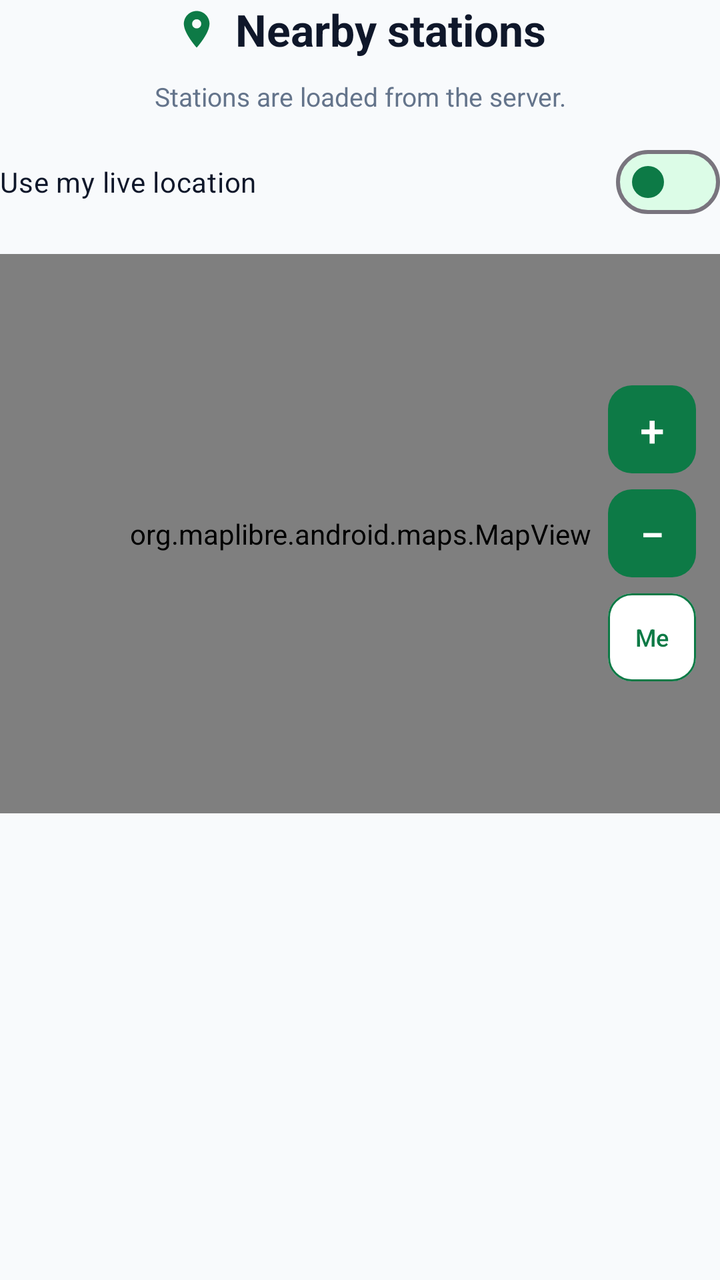
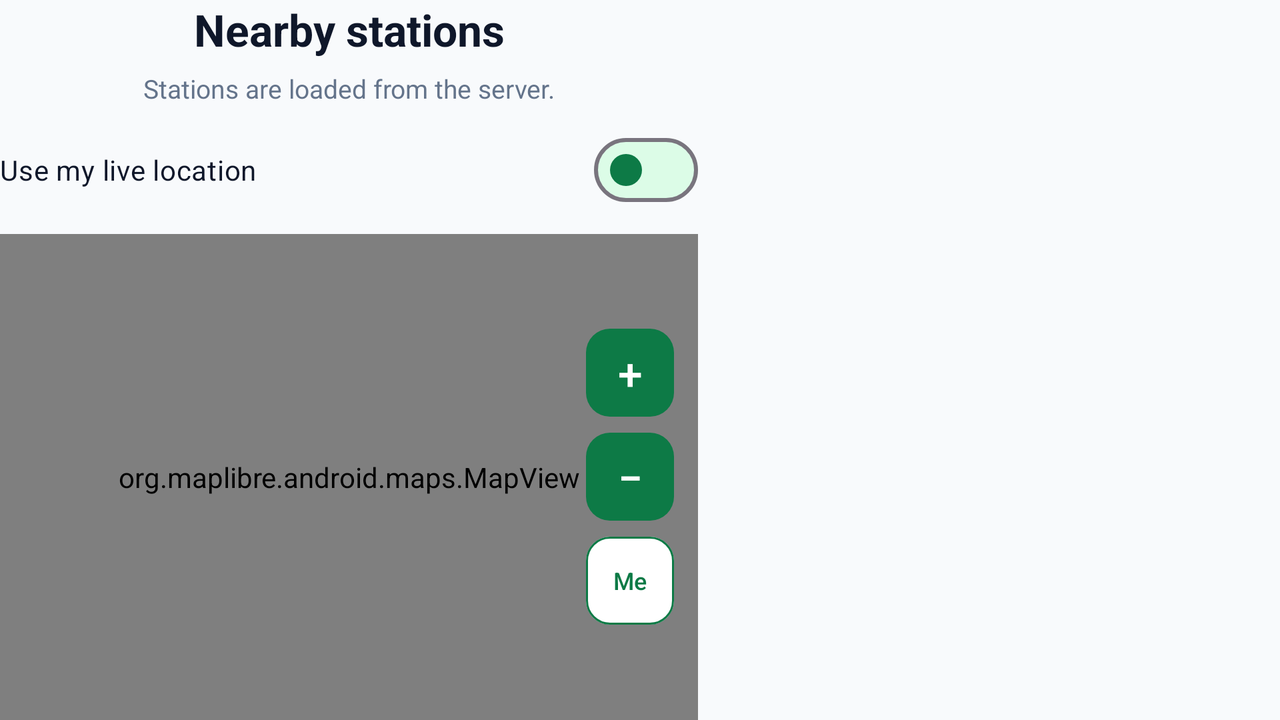

Two renders of one Android screen. The first uses the default layout on a phone; the second uses the alternative layout the repository ships for a different screen configuration, on a matching device. The two XML files are below.
<!-- AndroidManifest.xml: application theme Theme.SmartSolarMobileApp -->
<!-- res/layout/activity_map.xml -->
<?xml version="1.0" encoding="utf-8"?>
<LinearLayout xmlns:android="http://schemas.android.com/apk/res/android"
    xmlns:app="http://schemas.android.com/apk/res-auto"
    android:layout_width="match_parent"
    android:layout_height="match_parent"
    android:background="@color/solar_bg"
    android:orientation="vertical">

    <LinearLayout
        android:layout_width="match_parent"
        android:layout_height="wrap_content"
        android:gravity="center"
        android:orientation="horizontal"
        android:paddingBottom="4dp">

        <ImageView
            android:layout_width="22dp"
            android:layout_height="22dp"
            android:contentDescription="Map"
            android:src="@drawable/ic_map_pin"
            app:tint="@color/solar_green_primary" />

        <TextView
            android:layout_width="wrap_content"
            android:layout_height="wrap_content"
            android:layout_marginStart="8dp"
            android:gravity="center"
            android:text="Nearby stations"
            android:textColor="@color/solar_slate_dark"
            android:textSize="@dimen/title_text"
            android:textStyle="bold" />
    </LinearLayout>

    <TextView
        android:id="@+id/tv_map_note"
        android:layout_width="match_parent"
        android:layout_height="wrap_content"
        android:gravity="center"
        android:paddingTop="6dp"
        android:text="Stations are loaded from the server."
        android:textColor="@color/solar_slate_muted"
        android:textSize="13sp" />

    <com.google.android.material.materialswitch.MaterialSwitch
        android:id="@+id/switch_use_location"
        android:layout_width="match_parent"
        android:layout_height="wrap_content"
        android:layout_marginTop="10dp"
        android:checked="false"
        android:text="Use my live location"
        android:textColor="@color/solar_slate_dark"
        android:textSize="14sp"
        app:thumbTint="@color/solar_green_primary"
        app:trackTint="@color/solar_green_container" />

    <FrameLayout
        android:layout_width="match_parent"
        android:layout_height="0dp"
        android:layout_marginTop="12dp"
        android:layout_weight="1.2"
        android:minHeight="@dimen/map_min_height">

        <org.maplibre.android.maps.MapView
            android:id="@+id/map_stations"
            android:layout_width="match_parent"
            android:layout_height="match_parent" />

        <LinearLayout
            android:layout_width="wrap_content"
            android:layout_height="wrap_content"
            android:layout_gravity="end|center_vertical"
            android:layout_marginEnd="12dp"
            android:elevation="6dp"
            android:orientation="vertical">

            <com.google.android.material.button.MaterialButton
                android:id="@+id/btn_map_zoom_in"
                android:layout_width="44dp"
                android:layout_height="44dp"
                android:insetTop="0dp"
                android:insetBottom="0dp"
                android:padding="0dp"
                android:text="+"
                android:textColor="@color/white"
                android:textSize="22sp"
                app:backgroundTint="@color/solar_green_primary"
                app:cornerRadius="12dp" />

            <com.google.android.material.button.MaterialButton
                android:id="@+id/btn_map_zoom_out"
                android:layout_width="44dp"
                android:layout_height="44dp"
                android:layout_marginTop="8dp"
                android:insetTop="0dp"
                android:insetBottom="0dp"
                android:padding="0dp"
                android:text="−"
                android:textColor="@color/white"
                android:textSize="22sp"
                app:backgroundTint="@color/solar_green_primary"
                app:cornerRadius="12dp" />

            <com.google.android.material.button.MaterialButton
                android:id="@+id/btn_map_recenter"
                android:layout_width="44dp"
                android:layout_height="44dp"
                android:layout_marginTop="8dp"
                android:insetTop="0dp"
                android:insetBottom="0dp"
                android:padding="0dp"
                android:text="Me"
                android:textAllCaps="false"
                android:textColor="@color/solar_green_primary"
                android:textSize="12sp"
                app:backgroundTint="@color/white"
                app:cornerRadius="12dp"
                app:strokeColor="@color/solar_green_primary"
                app:strokeWidth="1dp" />
        </LinearLayout>
    </FrameLayout>

    <androidx.recyclerview.widget.RecyclerView
        android:id="@+id/rv_operator_stations"
        android:layout_width="match_parent"
        android:layout_height="0dp"
        android:layout_weight="1"
        android:clipToPadding="false"
        android:paddingTop="12dp"
        android:paddingBottom="4dp" />
</LinearLayout>
<!-- resources referenced by this layout -->
<resources>
  <color name="solar_bg">#F8FAFC</color>
  <color name="solar_green_container">#DCFCE7</color>
  <color name="solar_green_primary">#0D7A46</color>
  <color name="solar_slate_dark">#0F172A</color>
  <color name="solar_slate_muted">#64748B</color>
  <color name="white">#FFFFFFFF</color>
  <dimen name="map_min_height">180dp</dimen>
  <dimen name="title_text">22sp</dimen>
  <!-- drawable ic_map_pin (drawable) -->
  <?xml version="1.0" encoding="utf-8"?>
  <vector xmlns:android="http://schemas.android.com/apk/res/android"
      android:width="24dp"
      android:height="24dp"
      android:viewportWidth="24"
      android:viewportHeight="24">
      <path
          android:fillColor="@color/solar_green_primary"
          android:pathData="M12,2C8.13,2 5,5.13 5,9c0,5.25 7,13 7,13s7,-7.75 7,-13c0,-3.87 -3.13,-7 -7,-7zM12,11.5c-1.38,0 -2.5,-1.12 -2.5,-2.5s1.12,-2.5 2.5,-2.5 2.5,1.12 2.5,2.5 -1.12,2.5 -2.5,2.5z" />
  </vector>
  <style name="Theme.SmartSolarMobileApp" parent="Base.Theme.SmartSolarMobileApp" />
  <style name="Base.Theme.SmartSolarMobileApp" parent="Theme.Material3.DayNight.NoActionBar">
          
          <item name="colorPrimary">@color/solar_green_primary</item>
          <item name="colorOnPrimary">@color/white</item>
          <item name="colorPrimaryContainer">@color/solar_green_container</item>
          <item name="colorOnPrimaryContainer">@color/solar_green_primary</item>
          <item name="colorSecondary">@color/solar_amber_primary</item>
          <item name="colorOnSecondary">@color/white</item>
  
          
          <item name="android:windowBackground">@color/solar_bg</item>
          <item name="colorSurface">@color/solar_surface</item>
          <item name="colorOnSurface">@color/solar_slate_dark</item>
  
          
          <item name="elevationOverlayEnabled">false</item>
  
          
          <item name="android:statusBarColor">@color/solar_bg</item>
          <item name="android:windowLightStatusBar">true</item>
          <item name="android:navigationBarColor">@color/solar_surface</item>
          <item name="android:windowLightNavigationBar" tools:targetApi="o_mr1">true</item>
  
          
          <item name="textInputStyle">@style/Widget.MaterialComponents.TextInputLayout.OutlinedBox</item>
  
          
          <item name="bottomNavigationStyle">@style/SolarBottomNav</item>
      </style>
  <color name="solar_amber_primary">#D97706</color>
  <color name="solar_surface">#FFFFFF</color>
  <style name="SolarBottomNav" parent="Widget.Material3.BottomNavigationView">
          <item name="android:background">@color/solar_surface</item>
          <item name="backgroundTint">@color/solar_surface</item>
          <item name="elevation">0dp</item>
          <item name="itemIconTint">@color/bottom_nav_item_color</item>
          <item name="itemTextColor">@color/bottom_nav_item_color</item>
          <item name="itemActiveIndicatorStyle">@style/SolarBottomNavIndicator</item>
          <item name="itemTextAppearanceActive">@style/SolarBottomNavText.Active</item>
          <item name="itemTextAppearanceInactive">@style/SolarBottomNavText.Inactive</item>
          <item name="labelVisibilityMode">labeled</item>
      </style>
  <style name="SolarBottomNavIndicator" parent="Widget.Material3.BottomNavigationView.ActiveIndicator">
          <item name="android:color">@color/solar_green_container</item>
          <item name="android:width">48dp</item>
          <item name="android:height">28dp</item>
      </style>
  <style name="SolarBottomNavText.Active" parent="TextAppearance.Material3.LabelMedium">
          <item name="android:textSize">11sp</item>
          <item name="android:textStyle">bold</item>
          <item name="android:textColor">@color/solar_green_primary</item>
      </style>
  <style name="SolarBottomNavText.Inactive" parent="TextAppearance.Material3.LabelMedium">
          <item name="android:textSize">11sp</item>
          <item name="android:textStyle">normal</item>
          <item name="android:textColor">@color/solar_slate_muted</item>
      </style>
</resources>
<!-- res/layout-land/activity_map.xml (the repository's variant of the layout above) -->
<!-- drawn on the phone turned sideways -->
<?xml version="1.0" encoding="utf-8"?>
<LinearLayout xmlns:android="http://schemas.android.com/apk/res/android"
    xmlns:app="http://schemas.android.com/apk/res-auto"
    android:layout_width="match_parent"
    android:layout_height="match_parent"
    android:background="@color/solar_bg"
    android:baselineAligned="false"
    android:orientation="horizontal">

    <LinearLayout
        android:layout_width="0dp"
        android:layout_height="match_parent"
        android:layout_weight="1.2"
        android:orientation="vertical">

        <TextView
            android:layout_width="match_parent"
            android:layout_height="wrap_content"
            android:gravity="center"
            android:text="Nearby stations"
            android:textColor="@color/solar_slate_dark"
            android:textSize="@dimen/title_text"
            android:textStyle="bold" />

        <TextView
            android:id="@+id/tv_map_note"
            android:layout_width="match_parent"
            android:layout_height="wrap_content"
            android:gravity="center"
            android:paddingTop="6dp"
            android:text="Stations are loaded from the server."
            android:textColor="@color/solar_slate_muted"
            android:textSize="13sp" />

        <com.google.android.material.materialswitch.MaterialSwitch
            android:id="@+id/switch_use_location"
            android:layout_width="match_parent"
            android:layout_height="wrap_content"
            android:layout_marginTop="8dp"
            android:checked="false"
            android:text="Use my live location"
            android:textColor="@color/solar_slate_dark"
            android:textSize="14sp"
            app:thumbTint="@color/solar_green_primary"
            app:trackTint="@color/solar_green_container" />

        <FrameLayout
            android:layout_width="match_parent"
            android:layout_height="0dp"
            android:layout_marginTop="8dp"
            android:layout_weight="1">

            <org.maplibre.android.maps.MapView
                android:id="@+id/map_stations"
                android:layout_width="match_parent"
                android:layout_height="match_parent" />

            <LinearLayout
                android:layout_width="wrap_content"
                android:layout_height="wrap_content"
                android:layout_gravity="end|center_vertical"
                android:layout_marginEnd="12dp"
                android:elevation="6dp"
                android:orientation="vertical">

                <com.google.android.material.button.MaterialButton
                    android:id="@+id/btn_map_zoom_in"
                    android:layout_width="44dp"
                    android:layout_height="44dp"
                    android:insetTop="0dp"
                    android:insetBottom="0dp"
                    android:padding="0dp"
                    android:text="+"
                    android:textColor="@color/white"
                    android:textSize="22sp"
                    app:backgroundTint="@color/solar_green_primary"
                    app:cornerRadius="12dp" />

                <com.google.android.material.button.MaterialButton
                    android:id="@+id/btn_map_zoom_out"
                    android:layout_width="44dp"
                    android:layout_height="44dp"
                    android:layout_marginTop="8dp"
                    android:insetTop="0dp"
                    android:insetBottom="0dp"
                    android:padding="0dp"
                    android:text="−"
                    android:textColor="@color/white"
                    android:textSize="22sp"
                    app:backgroundTint="@color/solar_green_primary"
                    app:cornerRadius="12dp" />

                <com.google.android.material.button.MaterialButton
                    android:id="@+id/btn_map_recenter"
                    android:layout_width="44dp"
                    android:layout_height="44dp"
                    android:layout_marginTop="8dp"
                    android:insetTop="0dp"
                    android:insetBottom="0dp"
                    android:padding="0dp"
                    android:text="Me"
                    android:textAllCaps="false"
                    android:textColor="@color/solar_green_primary"
                    android:textSize="12sp"
                    app:backgroundTint="@color/white"
                    app:cornerRadius="12dp"
                    app:strokeColor="@color/solar_green_primary"
                    app:strokeWidth="1dp" />
            </LinearLayout>
        </FrameLayout>
    </LinearLayout>

    <androidx.recyclerview.widget.RecyclerView
        android:id="@+id/rv_operator_stations"
        android:layout_width="0dp"
        android:layout_height="match_parent"
        android:layout_weight="1"
        android:clipToPadding="false"
        android:padding="@dimen/screen_padding" />
</LinearLayout>
<!-- resources referenced by the variant -->
<!-- as the phone turned sideways resolves them -->
<resources>
  <color name="solar_bg">#F8FAFC</color>
  <color name="solar_green_container">#DCFCE7</color>
  <color name="solar_green_primary">#0D7A46</color>
  <color name="solar_slate_dark">#0F172A</color>
  <color name="solar_slate_muted">#64748B</color>
  <color name="white">#FFFFFFFF</color>
  <dimen name="screen_padding">16dp</dimen>
  <dimen name="title_text">22sp</dimen>
  <style name="Theme.SmartSolarMobileApp" parent="Base.Theme.SmartSolarMobileApp" />
  <style name="Base.Theme.SmartSolarMobileApp" parent="Theme.Material3.DayNight.NoActionBar">
          
          <item name="colorPrimary">@color/solar_green_primary</item>
          <item name="colorOnPrimary">@color/white</item>
          <item name="colorPrimaryContainer">@color/solar_green_container</item>
          <item name="colorOnPrimaryContainer">@color/solar_green_primary</item>
          <item name="colorSecondary">@color/solar_amber_primary</item>
          <item name="colorOnSecondary">@color/white</item>
  
          
          <item name="android:windowBackground">@color/solar_bg</item>
          <item name="colorSurface">@color/solar_surface</item>
          <item name="colorOnSurface">@color/solar_slate_dark</item>
  
          
          <item name="elevationOverlayEnabled">false</item>
  
          
          <item name="android:statusBarColor">@color/solar_bg</item>
          <item name="android:windowLightStatusBar">true</item>
          <item name="android:navigationBarColor">@color/solar_surface</item>
          <item name="android:windowLightNavigationBar" tools:targetApi="o_mr1">true</item>
  
          
          <item name="textInputStyle">@style/Widget.MaterialComponents.TextInputLayout.OutlinedBox</item>
  
          
          <item name="bottomNavigationStyle">@style/SolarBottomNav</item>
      </style>
  <color name="solar_amber_primary">#D97706</color>
  <color name="solar_surface">#FFFFFF</color>
  <style name="SolarBottomNav" parent="Widget.Material3.BottomNavigationView">
          <item name="android:background">@color/solar_surface</item>
          <item name="backgroundTint">@color/solar_surface</item>
          <item name="elevation">0dp</item>
          <item name="itemIconTint">@color/bottom_nav_item_color</item>
          <item name="itemTextColor">@color/bottom_nav_item_color</item>
          <item name="itemActiveIndicatorStyle">@style/SolarBottomNavIndicator</item>
          <item name="itemTextAppearanceActive">@style/SolarBottomNavText.Active</item>
          <item name="itemTextAppearanceInactive">@style/SolarBottomNavText.Inactive</item>
          <item name="labelVisibilityMode">labeled</item>
      </style>
  <style name="SolarBottomNavIndicator" parent="Widget.Material3.BottomNavigationView.ActiveIndicator">
          <item name="android:color">@color/solar_green_container</item>
          <item name="android:width">48dp</item>
          <item name="android:height">28dp</item>
      </style>
  <style name="SolarBottomNavText.Active" parent="TextAppearance.Material3.LabelMedium">
          <item name="android:textSize">11sp</item>
          <item name="android:textStyle">bold</item>
          <item name="android:textColor">@color/solar_green_primary</item>
      </style>
  <style name="SolarBottomNavText.Inactive" parent="TextAppearance.Material3.LabelMedium">
          <item name="android:textSize">11sp</item>
          <item name="android:textStyle">normal</item>
          <item name="android:textColor">@color/solar_slate_muted</item>
      </style>
</resources>
